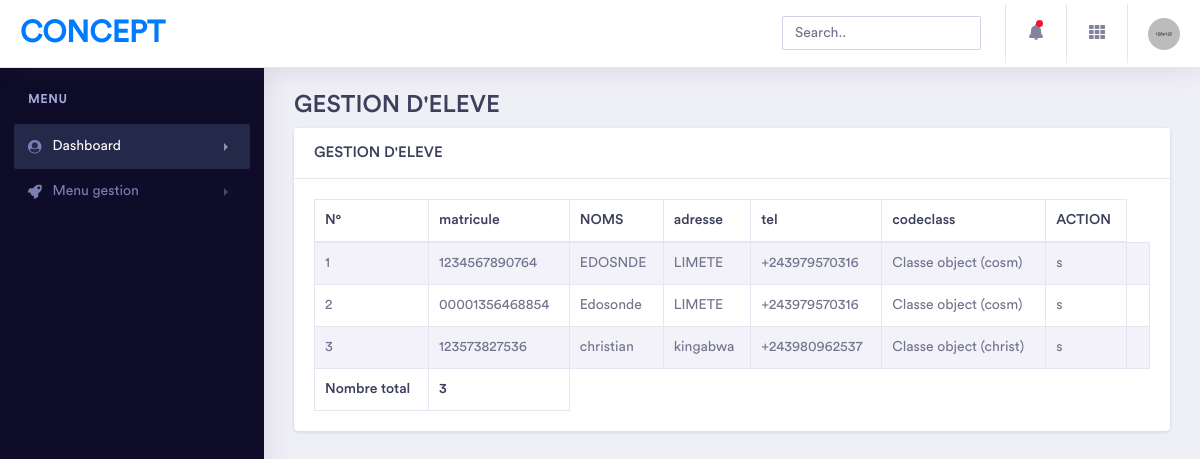
The page /eleve/ on the database as committed earlier.
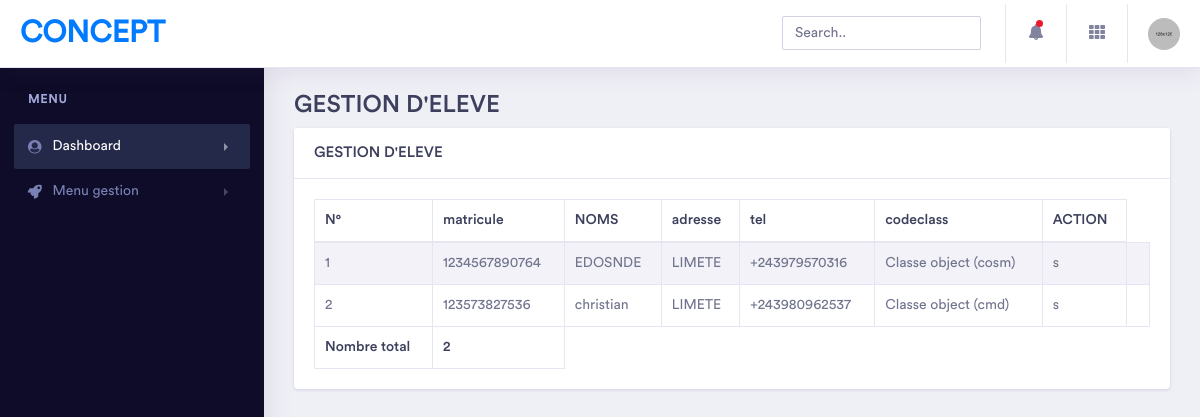
The same page on the database as committed later.
### app_paiement/models/eleve.py (models this page shows)
class Eleve(models.Model):
    matricule = models.CharField(max_length=20,primary_key=True)
    noms = models.CharField(max_length=30)
    adresse = models.CharField(max_length=30)
    tel = models.CharField(max_length=15)
    codeclass = models.ForeignKey(Classe,on_delete=models.CASCADE)

### app_paiement/models/classe.py (models this page shows)
class Classe(models.Model):
    codeclass = models.CharField(max_length=10,primary_key=True)
    libelleclass = models.CharField(max_length=100)

### app_paiement/views.py (the view)
# urls.py: path('eleve/',feleve,name="feleve"),
def feleve(request):
    eleve = Eleve.objects.all()
    elev = Eleve.objects.all().count()
    ctx ={ "eleve": eleve,
           "elev":elev
          }
    return render(request,'eleve.html',ctx)

### app_paiement/templates/eleve.html
{% extends "index.html" %}
{% block content %}
<div class="dashboard-wrapper">
<div class="container-fluid  dashboard-content">
<div class="row">
<div class="col-xl-12 col-lg-12 col-md-12 col-sm-12 col-12">
<div class="page-header">
<h2 class="pageheader-title">GESTION D'ELEVE</h2>
<div class="row">
<div class="col-xl-12 col-lg-12 col-md-12 col-sm-12 col-12">
<div class="card">
<h5 class="card-header">GESTION D'ELEVE</h5>
<div class="card-body">
    <div class="table-responsive">
        <table class="table table-striped table-bordered first">
            <thead>
                <tr>
                    <th>N°</th>
                    <th>matricule</th>
                    <th>NOMS</th>
                    <th>adresse</th>
                    <th>tel</th>
                    <th>codeclass</th>
                    <th>ACTION</th>
                </tr>
            </thead>
            <tbody>
                {% for el in  eleve %}
                <tr>
                    <td>{{forloop.counter}}</td>
                    <td>{{el.matricule}}</td>
                    <td>{{el.noms}}</td>
                    <td>{{el.adresse}}</td>
                    <td>{{el.tel}}</td>
                    <td>{{el.codeclass}}</td>
                    <td>
                        <a href="{% url 'deleteeleve' el.matricule %}" onclick="return confirm('Etes-vous sur de vouloir supprimer?')">s</a>
                    </td>
                    <td>
                    </td>
                 </tr>
              {% endfor %}
            <tfoot>
                <tr>
                    <th>Nombre total</th>
                    <th>{{elev}}</th>
                </tr>
            </tfoot>
        </table>
    </div>
</div>
</div>
</div>
{% endblock content %}

Rows that differ between the two databases and show on the page:
removed Eleve: matricule "00001356468854", noms "Edosonde", adresse "LIMETE", tel "+243979570316", codeclass "Classe object (cosm)"
changed Eleve "christian": adresse "kingabwa" → "LIMETE"; codeclass "Classe object (christ)" → "Classe object (cmd)"
Other text that changed with them:
{{ elev }}: "3" → "2"
